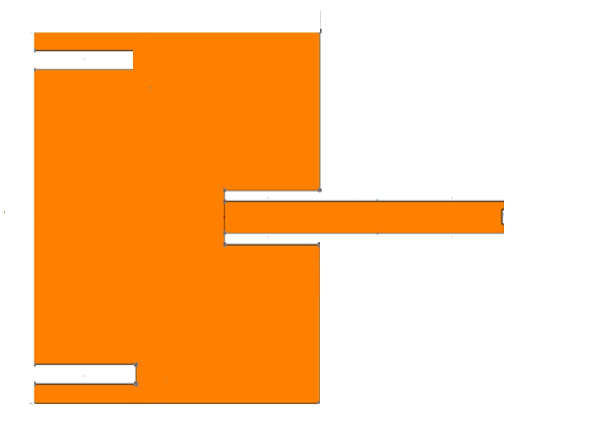
%> input picture 2.jpg, 1226 x 878 px (shown at 1/2 size)
$ octave C8.m   (GNU Octave 9; MATLAB toolbox functions it lacks are replaced by stand-ins)
%> lines starting %> are read from the running program, lines starting %| are printed output that depends on the picture; in (x1, y1, x2, y2) boxes, pixels count from 0 and x2, y2 are one past the last pixel; in counts of white or black regions, pixels touching at a corner belong together; the program's own positions count from 1
### detectLine.m
% detect line to fine the Coordinate
% 处理输入的灰度图
function lines = detectLine(I1, peakNum, varargin)
    BW = I1;
    [H,T,R] = hough(BW);% 计算二值图像的标准霍夫变换，H为霍夫变换矩阵
                                    % T,R为计算霍夫变换的角度和半径值

    figure;
    title('Hough Transform');
    imshow(H,[],'XData',T,'YData',R,'InitialMagnification','fit');%hough变换的图像
    xlabel('\theta'), ylabel('\rho');
    axis on,axis square,hold on;
    % pointNum = 20;  % 极值点数量
    % P  = houghpeaks(H,pointNum);%提取3个极值点
    P  = houghpeaks(H,peakNum,'threshold',ceil(0.3*max(H(:))));
    x = T(P(:,2));
    y = R(P(:,1));
    plot(x,y,'s','color','white');%标出极值点
    lines=houghlines(BW,T,R,P);%提取线段
end
    % [9 lines of commented-out code are left out]


### C8.m
% 整合一下
% 图像优化和识别-江；
close all;

%% 读取资源
I0 = imread('2.jpg');
%> I0 is the input picture: size 878x1226x3 uint8; mean R, G, B 253.6, 203.8, 154.3
I0 = rot90(I0,-1);
%> I0: size 1226x878x3 uint8
I1 = rgb2gray(I0);
% I1 = imresize(I1,0.5,'bicubic');
I1 = double(I1);
%> I1: size 1226x878 double

I1 = 255-I1;
figure(1);imshow(I1,[]);

%% 去噪优化；并将识别到的角点转换为特殊位置上的集合...
    ...并取中间的均值作为该集合坐标
I2 = I1;
I2(I2<=100) = 0;
%> I2: size 1226x878 double; min 0, max 201, mean 41.2
I2(I2>100) = 1;
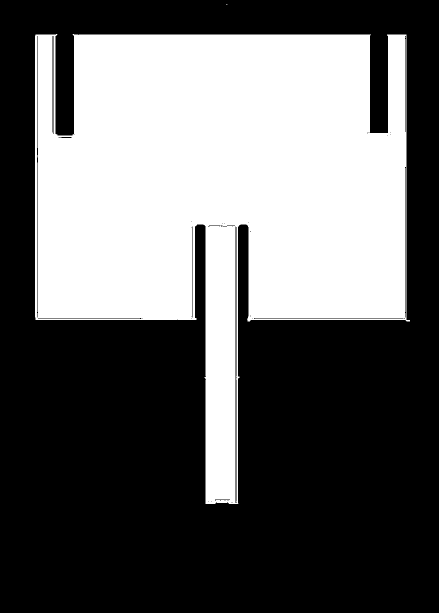
%> I2: size 1226x878 double (shown at 1/2 size); values 0 (black) and 1 (white), 39.2% white; 2 white regions (1 under 20 px), largest, box (x1, y1, x2, y2) and area: (70, 68, 820, 1008) 422241

% 可以进行更换
I3 = imclose(I2,strel('square',3));
%> I3: size 1226x878 double; values 0 (black) and 1 (white), 39.5% white; 2 white regions (1 under 20 px), largest, box (x1, y1, x2, y2) and area: (70, 68, 820, 1008) 425689
I3 = imopen(I3,strel('square',10));
%> I3: size 1226x878 double; values 0 (black) and 1 (white), 39.5% white; 1 white region, box (x1, y1, x2, y2) and area: (70, 69, 813, 1008) 425582

figure(2);imshow(I3,[]);

I4 = I3 - imerode(I3,strel('square',6));
%> I4: size 1226x878 double; values 0 (black) and 1 (white), 1.1% white; 1 white region, box (x1, y1, x2, y2) and area: (70, 69, 813, 1008) 12300
figure(3);imshow(I4,[]);

%% 创建角点图
figure(4);
C = detectHarrisFeatures(I4);
%> C = 37 points; strongest (x, y): (150, 71), (777, 267), (778, 71), (73, 71), (146, 272)
imshow(I4),title('Corner角点图'),
hold on
plot(C.Location(:,1), C.Location(:,2), 'ro');
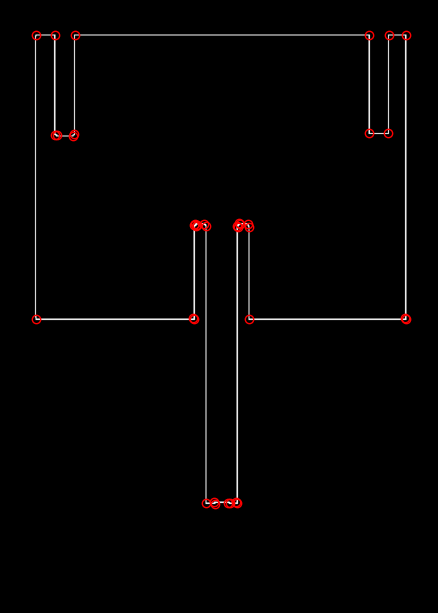
%> figure redrawn from the program's plot data; shown at 1/2 size; its title reads 'Corner角点图'
hold off

X = round(C.Location(:,2));
%> X = 37 values, max 1008 at index 19, min 71 at index 1, mean 495.2
Y = round(C.Location(:,1));
%> Y = 37 values from 73 to 812
I5 = zeros(size(I4));
for n = 1:size(X,1)
    I5(X(n),Y(n)) = 1;
end
%> this loop made 37 passes
%> I5: size 1226x878 double; values 0 (black) and 1 (white), 0% white in thin lines or dots, all inside (x1, y1, x2, y2) = (72, 70, 812, 1008)
I5 = imdilate(I5,strel('square',6));
%> I5: size 1226x878 double; values 0 (black) and 1 (white), 0.11% white; 22 white regions, largest, box (x1, y1, x2, y2) and area: (471, 444, 484, 457) 110, (386, 445, 397, 456) 95, (107, 267, 118, 274) 67
% I5 = bwmorph(I5,'thin',inf);

I6 = bwlabel(I5);
%> I6: size 1226x878 double; 23 distinct labels, from 0 to 22
figure(5);imshow(I6,[]);
I7 = zeros(size(I6));
for n = 1:max(I6(:))
    Ir = I6;
    Ir(Ir ~= n) = 0;
    Ir(Ir == n) = 1;
    [Irx,Iry] = find(Ir);
    Irmx = round(mean(Irx));
    Irmy = round(mean(Iry));
    I7(Irmx,Irmy) = 1;
end
%> this loop made 22 passes
%> (Irmx, Irmy) on passes 1 to 12: (72, 74), (640, 74), (72, 111), (271, 113), (271, 148), (72, 151), (639, 389), (451, 392), (451, 411), (1008, 414), (1007, 430), (1007, 460)
%> I7: size 1226x878 double; values 0 (black) and 1 (white), 0% white in thin lines or dots, all inside (x1, y1, x2, y2) = (73, 71, 813, 1008)
%> Ir: size 1226x878 double; values 0 (black) and 1 (white), 0% white; 1 white region, box (x1, y1, x2, y2) and area: (809, 68, 815, 74) 36

%% 角点检测
C2 = detectHarrisFeatures(I7);
%> C2 = 22 points; strongest (x, y): (74, 72), (74, 640), (111, 72), (113, 271), (148, 271)

figure(6);
% 这样画出来的角点图包含顺序
title('角点图（输出坐标）');
plot(C2.Location(:,1), C2.Location(:,2), 'ro');
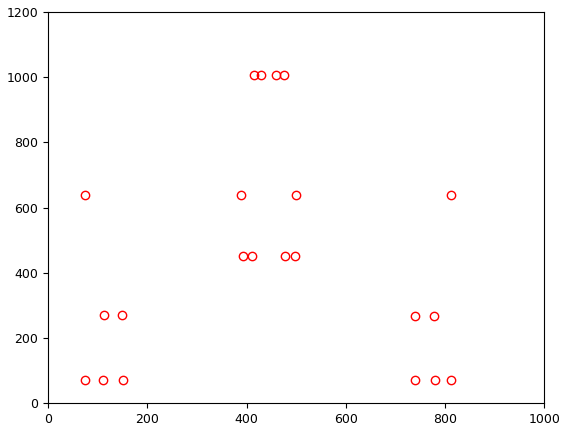
%> figure redrawn from the program's plot data

%% 创建位置坐标数组
X = C2.Location(:,1);
%> X = 22 values from 74 to 813
Y = C2.Location(:,2);
%> Y = 22 values, max 1008 at index 10, min 72 at index 1, mean 450.1

% pos 坐标处理
pos = [X Y];
%> pos = 22 rows, first 12: [74 72; 74 640; 111 72; 113 271; 148 271; 151 72; 389 639; 392 451; 411 451; 414 1008; 430 1007; 460 1007]
tmp1 = [pos(:,1) pos(:,2)];
%> tmp1 has the same summary as pos
tmp2 = tmp1;
%> tmp2 has the same summary as pos
% 操作x2，y2
tmp2(1:end-1,:) = pos(2:end,:);
tmp2(end,:) = pos(1,:);
position = [tmp1 tmp2];     % position = [x1 y1 x2 y2]
%> position = 22 rows, first 8: [74 72 74 640; 74 640 111 72; 111 72 113 271; 113 271 148 271; 148 271 151 72; 151 72 389 639; 389 639 392 451; 392 451 411 451]


%% 改用Hough算法直接对直线进行检测
peakNum = length(position);     % 极值点的数量
%> peakNum = 22
lines = detectLine(I4,peakNum * 2);
%> in detectLine, `[H,T,R] = hough(BW);`:
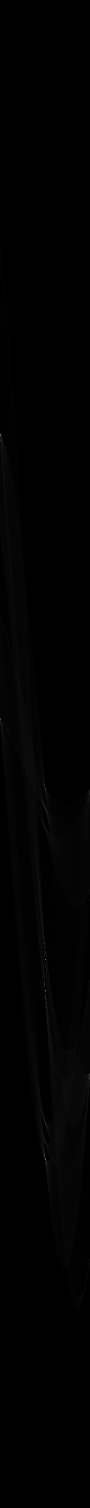
%> H: size 3015x180 double (shown at 1/2 size); min 0, max 669, mean 4.1; drawn with min black and max white
%> in detectLine, `[H,T,R] = hough(BW);`: T = 180 values from -90 to 89; R = 3015 values from -1507 to 1507
%> in detectLine, `P  = houghpeaks(H,peakNum,'threshold',ceil(0.3*max(H(:))));`: P = [1438 1; 869 1; 1579 91; 2318 91; 1919 91; 1983 91; 1618 91; 1656 91; 2245 91; 2284 91]
%> in detectLine, `x = T(P(:,2));`: x = [-90 -90 0 0 0 0 0 0 0 0]
%> in detectLine, `y = R(P(:,1));`: y = [-70 -639 71 810 411 475 110 148 737 776]
%> in detectLine, `lines=houghlines(BW,T,R,P);`: lines = 11 lines; longest, point1 to point2 (x, y): (149, 71) to (740, 71), (72, 70) to (72, 640), (811, 70) to (811, 640), (412, 449) to (412, 1008), (476, 449) to (476, 1008), (72, 640) to (390, 640)
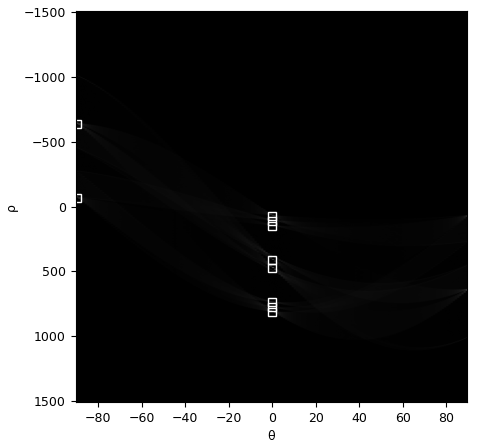
%> figure redrawn from the program's plot data

figure;
title('Line detected by Hough');
imshow(I4), hold on;
for k = 1:length(lines)
    xy = [lines(k).point1; lines(k).point2];
    plot(xy(:,1),xy(:,2),'LineWidth',2,'Color','green');%画出线段
    plot(xy(1,1),xy(1,2),'x','LineWidth',2,'Color','yellow');%起点
    plot(xy(2,1),xy(2,2),'x','LineWidth',2,'Color','red');%终点

    file_name = ['D:\课题组\图像处理\ant-process\figure\',num2str(k),'.png'];
    saveas(gcf,file_name);
end
%> this loop made 11 passes
%> (xy, file_name) on passes 1 to 11: ([149 71; 740 71], 'D:\课题组\图像处理\ant-process\figure\1.png'), ([72 640; 390 640], 'D:\课题组\图像处理\ant-process\figure\2.png'), ([498 640; 813 640], 'D:\课题组\图像处理\ant-process\figure\3.png'), ([72 70; 72 640], 'D:\课题组\图像处理\ant-process\figure\4.png'), ([811 70; 811 640], 'D:\课题组\图像处理\ant-process\figure\5.png'), ([412 449; 412 1008], 'D:\课题组\图像处理\ant-process\figure\6.png'), ([476 449; 476 1008], 'D:\课题组\图像处理\ant-process\figure\7.png'), ([111 70; 111 271], 'D:\课题组\图像处理\ant-process\figure\8.png'), ([149 70; 149 271], 'D:\课题组\图像处理\ant-process\figure\9.png'), ([738 70; 738 268], 'D:\课题组\图像处理\ant-process\figure\10.png'), ([777 70; 777 268], 'D:\课题组\图像处理\ant-process\figure\11.png')
%> pass 1, `plot(xy(2,1),xy(2,2),'x','LineWidth',2,'Color','red');`:
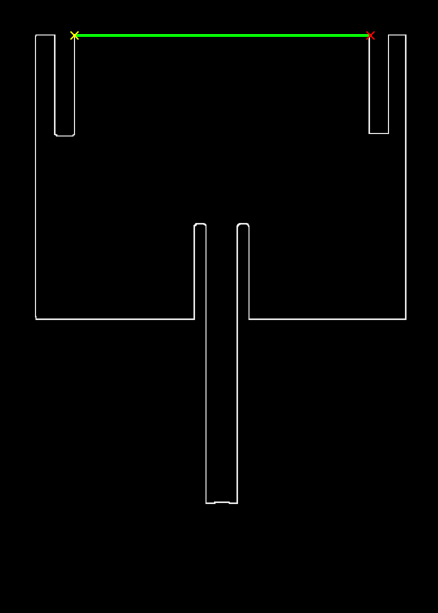
%> figure redrawn from the program's plot data; shown at 1/2 size
%> after the loop:
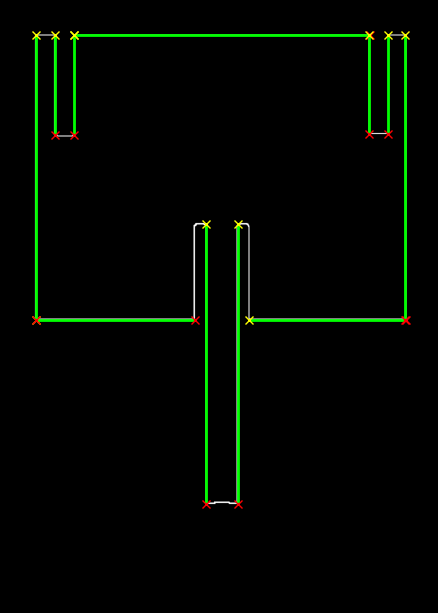
%> figure redrawn from the program's plot data; shown at 1/2 size

%% Write data to text file
fileName = '.\position file\position_0.txt';
dlmwrite(fileName,pos);
%> (the run ends here)

$ run again, with 6.jpg copied over 2.jpg
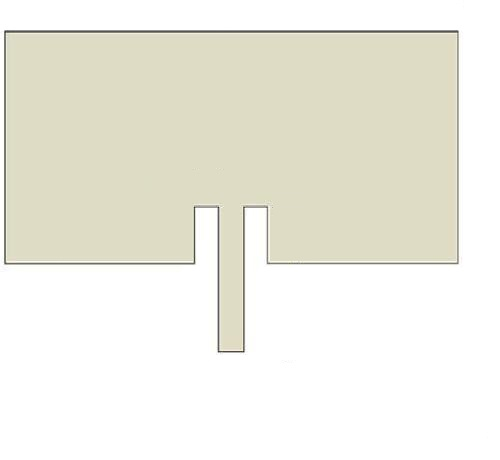
%> input picture 6.jpg, 500 x 460 px
%> I0 is the input picture: size 460x500x3 uint8; mean R, G, B 238.2, 237.3, 227
%> I0: size 500x460x3 uint8
%> `I2(I2>100) = 1;`:
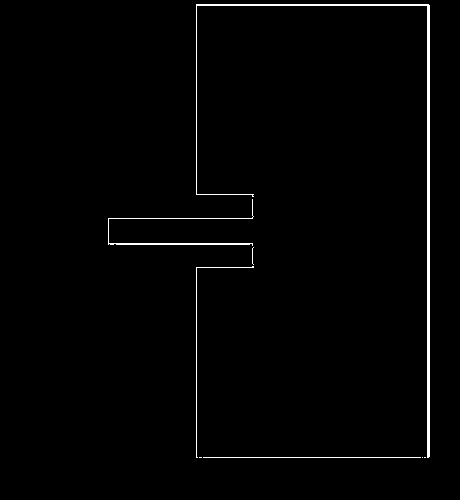
%> I2: size 500x460 double; values 0 (black) and 1 (white), 1.3% white in thin lines or dots, all inside (x1, y1, x2, y2) = (108, 4, 430, 458)
%> C = 1 point; (x, y): (231, 251)
%> `X = round(C.Location(:,2));`: X = 251
%> `Y = round(C.Location(:,1));`: Y = 231
%> the loop `for n = 1:size(X,1)` made 1 pass
%> the loop `for n = 1:max(I6(:))` made 1 pass
%> (Irmx, Irmy) on pass 1: (252, 232)
%> C2 = 1 point; (x, y): (232, 252)
%> `X = C2.Location(:,1);`: X = 232
%> `Y = C2.Location(:,2);`: Y = 252
%> pos = [232 252]
%> position = [232 252 232 252]
%> peakNum = 4
%> H: size 1357x180 double; every value is 0
%> T = 180 values from -90 to 89; R = 1357 values from -678 to 678
%> P = [1 1; 1 1; 1 1; 1 1; 1 1; 1 1; 1 1; 1 1]
%> x = [-90 -90 -90 -90 -90 -90 -90 -90]
%> y = [-678 -678 -678 -678 -678 -678 -678 -678]
%> in detectLine, `lines=houghlines(BW,T,R,P);`: lines = empty struct
%> `lines = detectLine(I4,peakNum * 2);`:
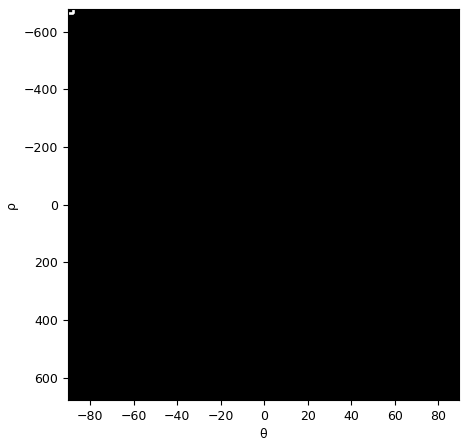
%> figure redrawn from the program's plot data
